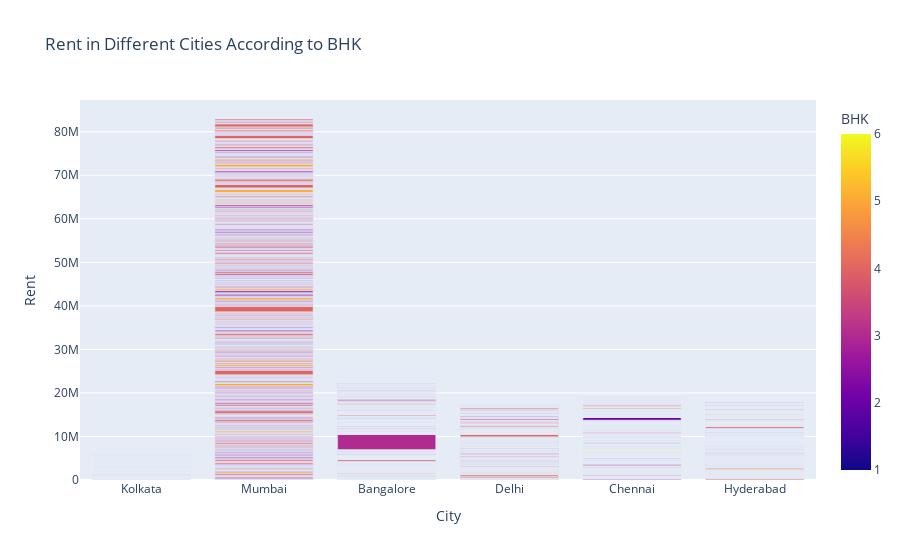

The notebook cell saved with this chart:
### Code cell
figure = px.bar(data, x=data["City"],
               y = data["Rent"],
               color = data["BHK"],
               title = "Rent in Different Cities According to BHK")
figure.show()

### Figure 1 — Plotly figure (JSON) as saved in the notebook; plotly's stock layout.template omitted (floating-point values rounded to 4 significant figures; data arrays with more than 128 entries replaced by an {"elided": "..."} marker saying what was removed)
{"data": [{"alignmentgroup": "True", "hovertemplate": "City=%{x}<br>Rent=%{y}<br>BHK=%{marker.color}<extra></extra>", "legendgroup": "", "marker": {"color": {"elided": "4746 int values"}, "coloraxis": "coloraxis", "pattern": {"shape": ""}}, "name": "", "offsetgroup": "", "orientation": "v", "showlegend": false, "textposition": "auto", "type": "bar", "x": {"elided": "4746 str values"}, "xaxis": "x", "y": {"elided": "4746 int values"}, "yaxis": "y"}], "layout": {"autosize": true, "barmode": "relative", "coloraxis": {"colorbar": {"title": {"text": "BHK"}}, "colorscale": [[0, "#0d0887"], [0.1111, "#46039f"], [0.2222, "#7201a8"], [0.3333, "#9c179e"], [0.4444, "#bd3786"], [0.5556, "#d8576b"], [0.6667, "#ed7953"], [0.7778, "#fb9f3a"], [0.8889, "#fdca26"], [1, "#f0f921"]]}, "legend": {"tracegroupgap": 0}, "title": {"text": "Rent in Different Cities According to BHK"}, "xaxis": {"anchor": "y", "autorange": true, "domain": [0, 1], "range": [-0.5, 5.5], "title": {"text": "City"}, "type": "category"}, "yaxis": {"anchor": "x", "autorange": true, "domain": [0, 1], "range": [0, 87300000.0], "title": {"text": "Rent"}, "type": "linear"}}}
